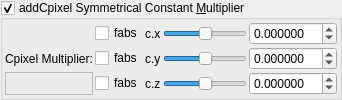
    <widget class="MyGroupBox" name="groupCheck_transf_addCpixel_enabled_false">
     <property name="toolTip">
      <string>&lt;html&gt;&lt;head/&gt;&lt;body&gt;&lt;p&gt;Cpixel is CVector3 c = ( c.x, c.y, c.z). It is each original point (pixel) in 3D space where the iteration starts from, ( c = original z for each point .) It is commonly found in formula structures z = f(z) + c.&lt;/p&gt;&lt;p&gt;The Cpixel multiplier effectively scales this point &amp;quot;c&amp;quot; towards the origin.&lt;/p&gt;&lt;p&gt;This transform allows the addition or subtraction of Cpixel, dependent on whether z is postive or negative.&lt;/p&gt;&lt;p&gt;e.g if &lt;span style=&quot; font-style:italic;&quot;&gt;z.x&lt;/span&gt; is positive then &lt;span style=&quot; font-style:italic;&quot;&gt;fabs(c.x)&lt;/span&gt; is added, if &lt;span style=&quot; font-style:italic;&quot;&gt;z.x&lt;/span&gt; is negative then &lt;span style=&quot; font-style:italic;&quot;&gt;fabs(c)&lt;/span&gt; is subtracted. &lt;/p&gt;&lt;p&gt;Also try negative addCpixel constant multipliers.&lt;/p&gt;&lt;p&gt;If checkBoxes are disabled then Cpixel remains signed.&lt;/p&gt;&lt;p&gt;&lt;br/&gt;&lt;/p&gt;&lt;/body&gt;&lt;/html&gt;</string>
     </property>
     <property name="title">
      <string>addCpixel Symmetrical Constant &amp;Multiplier</string>
     </property>
     <property name="checkable">
      <bool>true</bool>
     </property>
     <layout class="QVBoxLayout" name="verticalLayout_49">
      <property name="spacing">
       <number>2</number>
      </property>
      <property name="leftMargin">
       <number>2</number>
      </property>
      <property name="topMargin">
       <number>2</number>
      </property>
      <property name="rightMargin">
       <number>2</number>
      </property>
      <property name="bottomMargin">
       <number>2</number>
      </property>
      <item>
       <layout class="QGridLayout" name="gridLayout_23">
        <property name="spacing">
         <number>2</number>
        </property>
        <item row="2" column="3">
         <widget class="QSlider" name="slider3_transf_constant_multiplier_000_z">
          <property name="sizePolicy">
           <sizepolicy hsizetype="Expanding" vsizetype="Maximum">
            <horstretch>0</horstretch>
            <verstretch>0</verstretch>
           </sizepolicy>
          </property>
          <property name="minimum">
           <number>-10000000</number>
          </property>
          <property name="maximum">
           <number>10000000</number>
          </property>
          <property name="value">
           <number>0</number>
          </property>
          <property name="sliderPosition">
           <number>0</number>
          </property>
          <property name="orientation">
           <enum>Qt::Horizontal</enum>
          </property>
         </widget>
        </item>
        <item row="0" column="4">
         <widget class="MyDoubleSpinBox" name="spinbox3_transf_constant_multiplier_000_x">
          <property name="sizePolicy">
           <sizepolicy hsizetype="Minimum" vsizetype="Maximum">
            <horstretch>0</horstretch>
            <verstretch>0</verstretch>
           </sizepolicy>
          </property>
          <property name="prefix">
           <string/>
          </property>
          <property name="suffix">
           <string/>
          </property>
          <property name="decimals">
           <number>6</number>
          </property>
          <property name="minimum">
           <double>-99.989999999999995</double>
          </property>
          <property name="maximum">
           <double>99.989999999999995</double>
          </property>
          <property name="singleStep">
           <double>0.100000000000000</double>
          </property>
         </widget>
        </item>
        <item row="0" column="3">
         <widget class="QSlider" name="slider3_transf_constant_multiplier_000_x">
          <property name="sizePolicy">
           <sizepolicy hsizetype="Expanding" vsizetype="Maximum">
            <horstretch>0</horstretch>
            <verstretch>0</verstretch>
           </sizepolicy>
          </property>
          <property name="minimum">
           <number>-10000000</number>
          </property>
          <property name="maximum">
           <number>10000000</number>
          </property>
          <property name="value">
           <number>0</number>
          </property>
          <property name="sliderPosition">
           <number>0</number>
          </property>
          <property name="orientation">
           <enum>Qt::Horizontal</enum>
          </property>
         </widget>
        </item>
        <item row="2" column="4">
         <widget class="MyDoubleSpinBox" name="spinbox3_transf_constant_multiplier_000_z">
          <property name="sizePolicy">
           <sizepolicy hsizetype="Minimum" vsizetype="Maximum">
            <horstretch>0</horstretch>
            <verstretch>0</verstretch>
           </sizepolicy>
          </property>
          <property name="prefix">
           <string/>
          </property>
          <property name="suffix">
           <string/>
          </property>
          <property name="decimals">
           <number>6</number>
          </property>
          <property name="minimum">
           <double>-99.989999999999995</double>
          </property>
          <property name="maximum">
           <double>99.989999999999995</double>
          </property>
          <property name="singleStep">
           <double>0.100000000000000</double>
          </property>
         </widget>
        </item>
        <item row="1" column="2">
         <widget class="QLabel" name="label_110">
          <property name="text">
           <string notr="true">c.y</string>
          </property>
         </widget>
        </item>
        <item row="0" column="1">
         <widget class="QCheckBox" name="checkBox_transf_function_enabledx">
          <property name="text">
           <string notr="true">fabs</string>
          </property>
         </widget>
        </item>
        <item row="2" column="2">
         <widget class="QLabel" name="label_111">
          <property name="text">
           <string notr="true">c.z</string>
          </property>
         </widget>
        </item>
        <item row="1" column="1">
         <widget class="QCheckBox" name="checkBox_transf_function_enabledy">
          <property name="text">
           <string notr="true">fabs</string>
          </property>
         </widget>
        </item>
        <item row="2" column="1">
         <widget class="QCheckBox" name="checkBox_transf_function_enabledz">
          <property name="text">
           <string notr="true">fabs</string>
          </property>
         </widget>
        </item>
        <item row="1" column="0">
         <widget class="QLabel" name="label_112">
          <property name="text">
           <string>Cpixel Multiplier:</string>
          </property>
         </widget>
        </item>
        <item row="0" column="2">
         <widget class="QLabel" name="label_109">
          <property name="text">
           <string notr="true">c.x</string>
          </property>
         </widget>
        </item>
        <item row="1" column="4">
         <widget class="MyDoubleSpinBox" name="spinbox3_transf_constant_multiplier_000_y">
          <property name="sizePolicy">
           <sizepolicy hsizetype="Minimum" vsizetype="Maximum">
            <horstretch>0</horstretch>
            <verstretch>0</verstretch>
           </sizepolicy>
          </property>
          <property name="prefix">
           <string/>
          </property>
          <property name="suffix">
           <string/>
          </property>
          <property name="decimals">
           <number>6</number>
          </property>
          <property name="minimum">
           <double>-99.989999999999995</double>
          </property>
          <property name="maximum">
           <double>99.989999999999995</double>
          </property>
          <property name="singleStep">
           <double>0.100000000000000</double>
          </property>
         </widget>
        </item>
        <item row="1" column="3">
         <widget class="QSlider" name="slider3_transf_constant_multiplier_000_y">
          <property name="sizePolicy">
           <sizepolicy hsizetype="Expanding" vsizetype="Maximum">
            <horstretch>0</horstretch>
            <verstretch>0</verstretch>
           </sizepolicy>
          </property>
          <property name="minimum">
           <number>-10000000</number>
          </property>
          <property name="maximum">
           <number>10000000</number>
          </property>
          <property name="value">
           <number>0</number>
          </property>
          <property name="sliderPosition">
           <number>0</number>
          </property>
          <property name="orientation">
           <enum>Qt::Horizontal</enum>
          </property>
         </widget>
        </item>
        <item row="2" column="0">
         <widget class="QFrame" name="frame">
          <property name="frameShape">
           <enum>QFrame::StyledPanel</enum>
          </property>
          <property name="frameShadow">
           <enum>QFrame::Raised</enum>
          </property>
         </widget>
        </item>
       </layout>
      </item>
     </layout>
    </widget>
